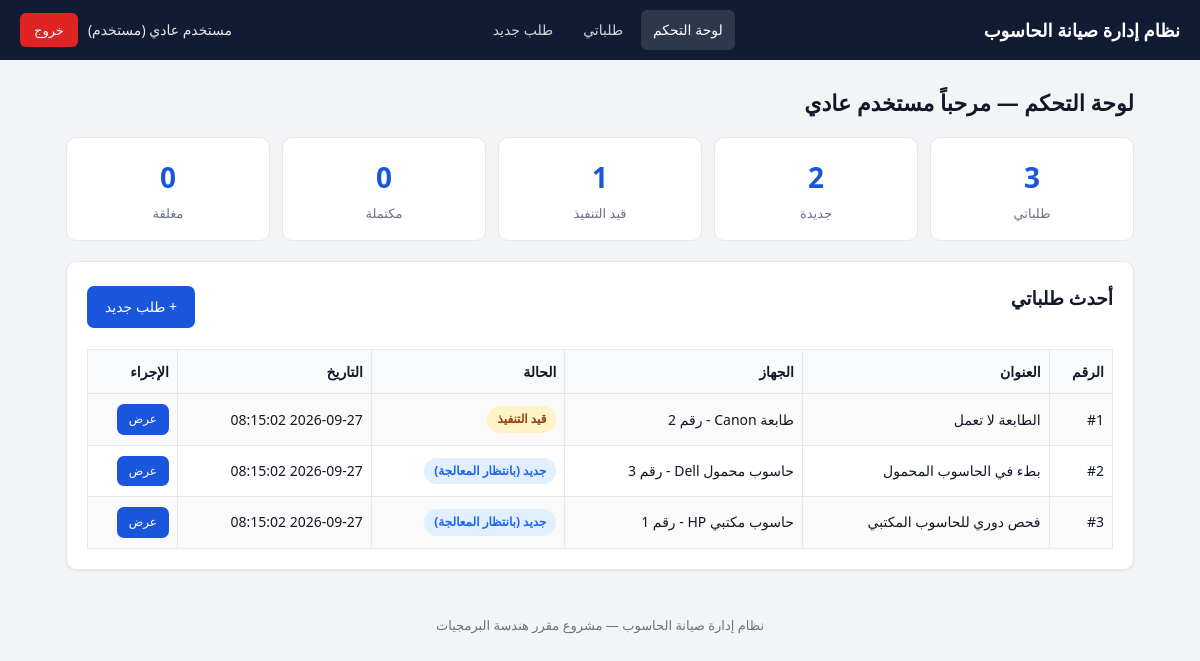
Screenshot of /index.php (signed in) with the database file from the repository.
### tables this page shows
CREATE TABLE IF NOT EXISTS requests (
  id INT AUTO_INCREMENT PRIMARY KEY,
  title VARCHAR(150) NOT NULL,
  description TEXT,
  repair_notes TEXT NULL,
  equipment_id INT NULL,
  requested_by INT NOT NULL,
  assigned_to INT NULL,
  status ENUM('new','in_progress','completed','closed') NOT NULL DEFAULT 'new',
  priority ENUM('low','medium','high') NOT NULL DEFAULT 'medium',
  created_at TIMESTAMP DEFAULT CURRENT_TIMESTAMP,
  updated_at TIMESTAMP DEFAULT CURRENT_TIMESTAMP ON UPDATE CURRENT_TIMESTAMP,
  FOREIGN KEY (equipment_id) REFERENCES equipment(id) ON DELETE SET NULL,
  FOREIGN KEY (requested_by) REFERENCES users(id) ON DELETE CASCADE,
  FOREIGN KEY (assigned_to) REFERENCES users(id) ON DELETE SET NULL
);

CREATE TABLE IF NOT EXISTS equipment (
  id INT AUTO_INCREMENT PRIMARY KEY,
  name VARCHAR(100) NOT NULL,
  location VARCHAR(100) NOT NULL,
  status ENUM('working','faulty','under_maintenance') NOT NULL DEFAULT 'working'
);

### config.php (called while the page is built, shortened)
<?php
function e($value): string {
    return htmlspecialchars((string)($value ?? ''), ENT_QUOTES, 'UTF-8');
}
function isLoggedIn(): bool {
    return isset($_SESSION['user_id']);
}
function currentUser(): ?array {
    return [
        'id' => (int)$_SESSION['user_id'],
        'name' => (string)($_SESSION['user_name'] ?? ''),
        'username' => (string)($_SESSION['username'] ?? ''),
        'role' => (string)($_SESSION['user_role'] ?? ''),
    ];
}
function requestStatusLabel(string $status): string {
    $map = [
        'new' => 'جديد (بانتظار المعالجة)',
        'in_progress' => 'قيد التنفيذ',
        'completed' => 'مكتمل',
        'closed' => 'مغلق',
    ];
    return $map[$status] ?? $status;
}
function roleLabel(string $role): string {
    $map = [
        'admin' => 'مدير',
        'technician' => 'فني',
        'user' => 'مستخدم',
    ];
    return $map[$role] ?? $role;
}

### index.php (the view, shortened to what this page needs)
<?php
require_once __DIR__ . '/config.php';
$currentUser = currentUser();
$role = (string)$currentUser['role'];
$myId = (int)$currentUser['id'];
$db = getDB();
$page = (string)($_GET['page'] ?? 'dashboard');
function fetchCounts(string $sql, array $params = []): array {
    $db = getDB();
    $stmt = $db->prepare($sql);
    $stmt->execute($params);
    return $stmt->fetchAll();
}
function countByStatus(array $rows): array {
    $out = ['new' => 0, 'in_progress' => 0, 'completed' => 0, 'closed' => 0];
    foreach ($rows as $row) {
        $status = (string)($row['status'] ?? '');
        if (isset($out[$status])) {
            $out[$status] = (int)$row['c'];
        }
    }
    return $out;
}
$dashboardData = [];
if ($page === 'dashboard') {
    if ($role === 'admin') {
        $dashboardData['totalEquipment'] = (int)$db->query('SELECT COUNT(*) AS c FROM equipment')->fetch()['c'];
        $dashboardData['totalRequests'] = (int)$db->query('SELECT COUNT(*) AS c FROM requests')->fetch()['c'];
        $dashboardData['totalUsers'] = (int)$db->query('SELECT COUNT(*) AS c FROM users')->fetch()['c'];
        $dashboardData['byStatus'] = countByStatus(fetchCounts('SELECT status, COUNT(*) AS c FROM requests GROUP BY status'));
        $dashboardData['byPriority'] = fetchCounts('SELECT priority, COUNT(*) AS c FROM requests GROUP BY priority');
        $dashboardData['byTechnician'] = fetchCounts("SELECT u.name AS name, COUNT(r.id) AS total FROM users u LEFT JOIN requests r ON r.assigned_to = u.id WHERE u.role = 'technician' GROUP BY u.id, u.name ORDER BY total DESC");
        $dashboardData['byEquipment'] = fetchCounts('SELECT eq.name AS name, COUNT(r.id) AS total FROM equipment eq LEFT JOIN requests r ON r.equipment_id = eq.id GROUP BY eq.id, eq.name ORDER BY total DESC LIMIT 5');
        $dashboardData['recent'] = fetchCounts('SELECT r.*, eq.name AS equipment_name, u1.name AS requester_name, u2.name AS tech_name FROM requests r LEFT JOIN equipment eq ON eq.id = r.equipment_id LEFT JOIN users u1 ON u1.id = r.requested_by LEFT JOIN users u2 ON u2.id = r.assigned_to ORDER BY r.created_at DESC LIMIT 5');
    } else {
        $dashboardData['byStatus'] = countByStatus(fetchCounts('SELECT status, COUNT(*) AS c FROM requests WHERE requested_by = ? GROUP BY status', [$myId]));
        $dashboardData['totalMine'] = array_sum($dashboardData['byStatus']);
        $dashboardData['recent'] = fetchCounts('SELECT r.*, eq.name AS equipment_name, u2.name AS tech_name FROM requests r LEFT JOIN equipment eq ON eq.id = r.equipment_id LEFT JOIN users u2 ON u2.id = r.assigned_to WHERE r.requested_by = ? ORDER BY r.created_at DESC LIMIT 10', [$myId]);
    }
}
?>
<!DOCTYPE html>
<html lang="ar" dir="rtl">
<head>
<link rel="stylesheet" href="style.css">
</head>
<body>
<nav class="navbar">
  <a class="brand" href="index.php"><?php echo e(APP_NAME); ?></a>
  <div class="links">
    <a class="nav-link <?php echo $page === 'dashboard' ? 'active' : ''; ?>" href="index.php?page=dashboard">لوحة التحكم</a>
    <a class="nav-link <?php echo ($page === 'requests' || $page === 'request_view') ? 'active' : ''; ?>" href="index.php?page=requests"><?php echo $role === 'admin' ? 'كل الطلبات' : ($role === 'technician' ? 'مهامي' : 'طلباتي'); ?></a>
    <?php if (in_array($role, ['user', 'admin'], true)): ?>
      <a class="nav-link <?php echo $page === 'request_add' ? 'active' : ''; ?>" href="index.php?page=request_add">طلب جديد</a>
    <?php endif; ?>
  </div>
  <div class="user-box">
    <span><?php echo e($currentUser['name']); ?> (<?php echo e(roleLabel($role)); ?>)</span>
    <a class="logout-btn" href="login.php?action=logout">خروج</a>
  </div>
</nav>
<div class="container">
  <?php if ($page === 'dashboard'): ?>
    <div class="page-title">
      <h1>لوحة التحكم — مرحباً <?php echo e($currentUser['name']); ?></h1>
    </div>
    <?php if ($role === 'admin'): ?>
      <div class="stats-grid">
        <div class="stat-card"><div class="number"><?php echo (int)$dashboardData['totalEquipment']; ?></div><div class="label">إجمالي الأجهزة</div></div>
        <div class="stat-card"><div class="number"><?php echo (int)$dashboardData['totalRequests']; ?></div><div class="label">إجمالي الطلبات</div></div>
        <div class="stat-card"><div class="number"><?php echo (int)$dashboardData['byStatus']['new']; ?></div><div class="label">طلبات جديدة</div></div>
        <div class="stat-card"><div class="number"><?php echo (int)$dashboardData['byStatus']['in_progress']; ?></div><div class="label">قيد التنفيذ</div></div>
        <div class="stat-card"><div class="number"><?php echo (int)$dashboardData['byStatus']['completed']; ?></div><div class="label">مكتملة</div></div>
        <div class="stat-card"><div class="number"><?php echo (int)$dashboardData['byStatus']['closed']; ?></div><div class="label">مغلقة</div></div>
        <div class="stat-card"><div class="number"><?php echo (int)$dashboardData['totalUsers']; ?></div><div class="label">المستخدمون</div></div>
      </div>
      <div class="card">
        <h3>أحدث الطلبات</h3>
        <div class="table-wrap">
        <table class="table">
          <tr><th>الرقم</th><th>العنوان</th><th>الجهاز</th><th>مقدم الطلب</th><th>الفني</th><th>الحالة</th><th>الإجراء</th></tr>
          <?php if (!$dashboardData['recent']): ?>
            <tr><td colspan="7">لا توجد طلبات بعد.</td></tr>
          <?php endif; ?>
          <?php foreach ($dashboardData['recent'] as $r): ?>
            <tr>
              <td>#<?php echo (int)$r['id']; ?></td>
              <td><?php echo e($r['title']); ?></td>
              <td><?php echo e($r['equipment_name'] ?? '—'); ?></td>
              <td><?php echo e($r['requester_name'] ?? '—'); ?></td>
              <td><?php echo e($r['tech_name'] ?? 'غير مسند'); ?></td>
              <td><span class="badge badge-<?php echo e($r['status']); ?>"><?php echo e(requestStatusLabel($r['status'])); ?></span></td>
              <td><a class="btn btn-primary btn-small" href="index.php?page=request_view&id=<?php echo (int)$r['id']; ?>">عرض</a></td>
            </tr>
          <?php endforeach; ?>
        </table>
        </div>
      </div>
      <div class="form-row">
        <div class="card">
          <h3>تقرير: الطلبات حسب الأولوية</h3>
          <div class="table-wrap">
          <table class="table">
            <tr><th>الأولوية</th><th>العدد</th></tr>
            <?php foreach ($dashboardData['byPriority'] as $row): ?>
              <tr><td><span class="badge badge-<?php echo e($row['priority']); ?>"><?php echo e(priorityLabel($row['priority'])); ?></span></td><td><?php echo (int)$row['c']; ?></td></tr>
            <?php endforeach; ?>
          </table>
          </div>
        </div>
        <div class="card">
          <h3>تقرير: عبء العمل حسب الفني</h3>
          <div class="table-wrap">
          <table class="table">
            <tr><th>الفني</th><th>عدد الطلبات المسندة</th></tr>
            <?php if (!$dashboardData['byTechnician']): ?>
              <tr><td colspan="2">لا يوجد فنيون بعد.</td></tr>
            <?php endif; ?>
            <?php foreach ($dashboardData['byTechnician'] as $row): ?>
              <tr><td><?php echo e($row['name']); ?></td><td><?php echo (int)$row['total']; ?></td></tr>
            <?php endforeach; ?>
          </table>
          </div>
        </div>
      </div>
      <div class="card">
        <h3>تقرير: أكثر الأجهزة طلباً للصيانة</h3>
        <div class="table-wrap">
        <table class="table">
          <tr><th>الجهاز</th><th>عدد الطلبات</th></tr>
          <?php foreach ($dashboardData['byEquipment'] as $row): ?>
            <tr><td><?php echo e($row['name']); ?></td><td><?php echo (int)$row['total']; ?></td></tr>
          <?php endforeach; ?>
        </table>
        </div>
      </div>
    <?php else: ?>
      <div class="stats-grid">
        <div class="stat-card"><div class="number"><?php echo (int)$dashboardData['totalMine']; ?></div><div class="label">طلباتي</div></div>
        <div class="stat-card"><div class="number"><?php echo (int)$dashboardData['byStatus']['new']; ?></div><div class="label">جديدة</div></div>
        <div class="stat-card"><div class="number"><?php echo (int)$dashboardData['byStatus']['in_progress']; ?></div><div class="label">قيد التنفيذ</div></div>
        <div class="stat-card"><div class="number"><?php echo (int)$dashboardData['byStatus']['completed']; ?></div><div class="label">مكتملة</div></div>
        <div class="stat-card"><div class="number"><?php echo (int)$dashboardData['byStatus']['closed']; ?></div><div class="label">مغلقة</div></div>
      </div>
      <div class="card">
        <div class="page-title"><h3>أحدث طلباتي</h3><a class="btn btn-primary" href="index.php?page=request_add">+ طلب جديد</a></div>
        <div class="table-wrap">
        <table class="table">
          <tr><th>الرقم</th><th>العنوان</th><th>الجهاز</th><th>الحالة</th><th>التاريخ</th><th>الإجراء</th></tr>
          <?php foreach ($dashboardData['recent'] as $r): ?>
            <tr>
              <td>#<?php echo (int)$r['id']; ?></td>
              <td><?php echo e($r['title']); ?></td>
              <td><?php echo e($r['equipment_name'] ?? '—'); ?></td>
              <td><span class="badge badge-<?php echo e($r['status']); ?>"><?php echo e(requestStatusLabel($r['status'])); ?></span></td>
              <td><?php echo e($r['created_at']); ?></td>
              <td><a class="btn btn-primary btn-small" href="index.php?page=request_view&id=<?php echo (int)$r['id']; ?>">عرض</a></td>
            </tr>
          <?php endforeach; ?>
        </table>
        </div>
      </div>
    <?php endif; ?>
  <?php endif; ?>
</div>
<div class="footer"><?php echo e(APP_NAME); ?> — مشروع مقرر هندسة البرمجيات</div>
</body>
</html>

### style.css (style rules this page uses)
:root { --primary: #1a56db; --primary-dark: #1443ad; --secondary: #6b7280; --success: #057a55; --warning: #c27803; --danger: #e02424; --info: #1c64f2; --bg: #f3f4f6; --card: #ffffff; --text: #111827; --muted: #6b7280; --border: #e5e7eb; --radius: 10px; }
* { box-sizing: border-box; }
body { margin: 0; font-family: "Segoe UI", Tahoma, Arial, sans-serif; background: var(--bg); color: var(--text); line-height: 1.7; }
.navbar { background: #111c34; color: #fff; padding: 0 20px; display: flex; align-items: center; justify-content: space-between; flex-wrap: wrap; min-height: 60px; }
.navbar .brand { font-weight: bold; font-size: 18px; color: #fff; text-decoration: none; padding: 12px 0; }
.navbar .links { display: flex; gap: 6px; flex-wrap: wrap; align-items: center; }
.navbar a.nav-link { color: #d1d5db; text-decoration: none; padding: 8px 12px; border-radius: 6px; font-size: 14px; }
.navbar a.nav-link:hover, .navbar a.nav-link.active { background: rgba(255, 255, 255, 0.12); color: #fff; }
.navbar .user-box { display: flex; align-items: center; gap: 10px; font-size: 14px; color: #e5e7eb; }
.navbar .logout-btn { background: var(--danger); color: #fff; text-decoration: none; padding: 6px 14px; border-radius: 6px; font-size: 13px; }
.container { max-width: 1100px; margin: 24px auto; padding: 0 16px; }
.card { background: var(--card); border: 1px solid var(--border); border-radius: var(--radius); padding: 20px; margin-bottom: 20px; box-shadow: 0 1px 3px rgba(0, 0, 0, 0.06); }
.card h2, .card h3 { margin-top: 0; }
.page-title { display: flex; justify-content: space-between; align-items: center; flex-wrap: wrap; gap: 10px; margin-bottom: 16px; }
.page-title h1 { font-size: 22px; margin: 0; }
.stats-grid { display: grid; grid-template-columns: repeat(auto-fit, minmax(150px, 1fr)); gap: 12px; margin-bottom: 20px; }
.stat-card { background: var(--card); border: 1px solid var(--border); border-radius: var(--radius); padding: 16px; text-align: center; }
.stat-card .number { font-size: 28px; font-weight: bold; color: var(--primary); }
.stat-card .label { font-size: 13px; color: var(--muted); }
.table-wrap { overflow-x: auto; }
table.table { width: 100%; border-collapse: collapse; font-size: 14px; }
table.table th, table.table td { border: 1px solid var(--border); padding: 10px 8px; text-align: right; }
table.table th { background: #f9fafb; font-weight: bold; }
table.table tr:nth-child(even) td { background: #fafafa; }
.badge { display: inline-block; padding: 3px 10px; border-radius: 20px; font-size: 12px; font-weight: bold; white-space: nowrap; }
.badge-new { background: #e1effe; color: #1c64f2; }
.badge-in_progress { background: #fef3c7; color: #92400e; }
.btn { display: inline-block; border: none; cursor: pointer; text-decoration: none; padding: 9px 18px; border-radius: 7px; font-size: 14px; font-family: inherit; text-align: center; }
.btn-primary { background: var(--primary); color: #fff; }
.btn-small { padding: 5px 12px; font-size: 12px; }
.footer { text-align: center; color: var(--muted); font-size: 13px; padding: 20px; }

### rows the page displays
requests: id "1", title "الطابعة لا تعمل", equipment.name "طابعة Canon - رقم 2", status "قيد التنفيذ", created_at "2026-09-27 08:15:02"
requests: id "2", title "بطء في الحاسوب المحمول", equipment.name "حاسوب محمول Dell - رقم 3", status "جديد (بانتظار المعالجة)", created_at "2026-09-27 08:15:02"
requests: id "3", title "فحص دوري للحاسوب المكتبي", equipment.name "حاسوب مكتبي HP - رقم 1", status "جديد (بانتظار المعالجة)", created_at "2026-09-27 08:15:02"

### other values shown
APP_NAME "نظام إدارة صيانة الحاسوب"
$currentUser['name'] "مستخدم عادي"
roleLabel($role) "مستخدم"
$dashboardData['totalMine'] "3"
$dashboardData['byStatus']['new'] "2"
$dashboardData['byStatus']['in_progress'] "1"
$dashboardData['byStatus']['completed'] "0"
$dashboardData['byStatus']['closed'] "0"
